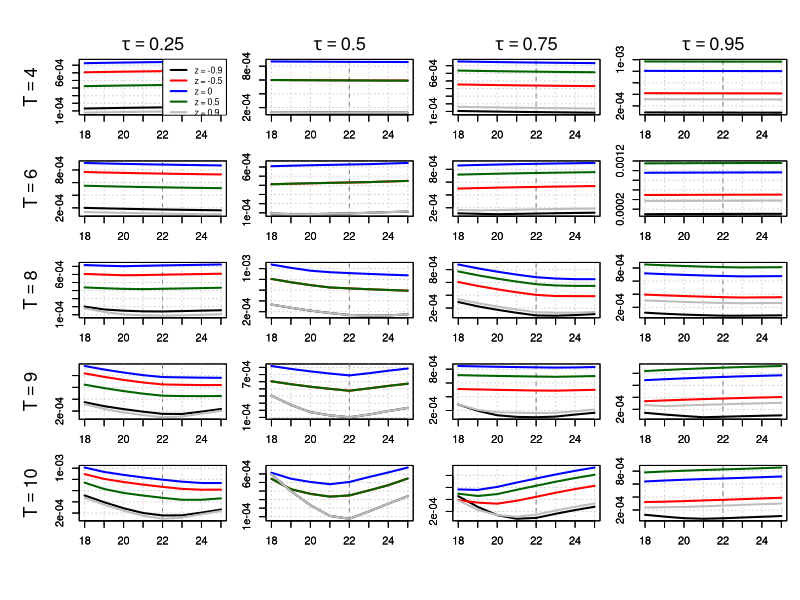

Reproduce this figure in R.
# ---------------------------------------------------------------------------
# Figure 2 — Quantile-Based Peak Estimation with Asymmetric Laplace Noise
# Author: Said Maanan | Date: 2025-06-30
# ---------------------------------------------------------------------------

# ----------------- Asymmetric Laplace Sampler --------------------------
# rasymmetric_laplace <- function(n, tau, scale = 1) {
#   u <- runif(n)
#   q <- 1 - tau
#   signs <- ifelse(u < q, -1, 1)
#   rates <- ifelse(u < q, 1 / ((1 - tau) * scale), 1 / (tau * scale))
#   signs * rexp(n, rate = rates)
# }

rasymmetric_laplace_correct <- function(n, tau, b) {
  u <- runif(n)
  q <- tau
  sgn <- ifelse(u < q, -1, 1)
  abs_x <- ifelse(sgn == -1,
                  rexp(n, rate = (1 - tau) / b),
                  rexp(n, rate = tau / b))
  sgn * abs_x
}


# ----------------- Quantile Loss and Estimation --------------------------
quantile_loss <- function(u, tau) u * (tau - (u < 0))

med_weighted_tau <- function(I, l, s, tau) {
  T <- length(I)
  x <- I * exp(((1:T) - l)^2 / s^2)
  w <- exp(-((1:T) - l)^2 / s^2)
  o <- order(x)
  k <- min(which(cumsum(w[o]) >= tau * sum(w)))
  x[o][k]
}

compute_a <- function(I, l, s, tau) med_weighted_tau(I, l, s, tau)

objective_function <- function(I, a, l, s, tau) {
  t <- seq_along(I)
  fitted <- a * exp(-((t - l)^2) / s^2)
  mean(quantile_loss(I - fitted, tau))
}

search_best_s <- function(I, l, tau) {
  optimize(function(s) objective_function(I, compute_a(I, l, s, tau), l, s, tau),
           interval = c(1, 20), tol = 1e-4)$minimum
}

# ----------------- Simulation Wrapper --------------------------
simulate_asymmetric_laplace_objective <- function(T, A, L, S, tau, z, snr, seed = NULL) {
  if (!is.null(seed)) set.seed(seed)
  signal <- A * exp(-((1:T) - L)^2 / S^2)
  
  # Compute scale b so that Var(noise) = (A / snr)^2
  # From asymmetric Laplace, Var = (1 - 2 * tau + 2 * tau^2) * b^2
  # vtarget <- (A / snr)^2
  # b <- sqrt(vtarget / (1 - 2 * tau + 2 * tau^2))
  
  # Correct variance of generalized Laplace (verified)
  gl_variance <- function(tau, z) {
    t1 <- tau / (1 + z)^2
    t2 <- (1 - tau) / (1 - z)^2
    mu <- (1 - tau) / (1 - z) - tau / (1 + z)
    t1 + t2 - 0.25 * mu^2
  }
  
  vtarget <- (A / snr)^2
  b <- sqrt(vtarget / gl_variance(tau, z))
  
  # noise <- rasymmetric_laplace(T, tau, scale = b)
  noise <- rasymmetric_laplace_correct(T, tau, b)
  
  I <- signal + noise
  
  l_grid <- 18:25
  data.frame(
    l = l_grid,
    loss = sapply(l_grid, function(l) {
      s <- search_best_s(I, l, tau)
      a <- compute_a(I, l, s, tau)
      objective_function(I, a, l, s, tau)
    }),
    T = T, z = z
  )
}

# ----------------- Plotting Function --------------------------
plot_asymmetric_all_tau_T <- function(results_all, L_true) {
  Ts <- sort(unique(results_all$T))
  taus <- sort(unique(results_all$tau))
  z_vals <- sort(unique(results_all$z))
  colors <- c("black", "red", "blue", "darkgreen", "grey")
  
  nrow <- length(Ts)
  ncol <- length(taus)
  
  pdf(file = "figure2_asymmetric_laplace_all_tau_T.pdf", width = 2.5 * ncol, height = 2.5 * nrow)
  old_par <- par(mfrow = c(nrow, ncol), mar = c(2, 2, 1.5, 1), oma = c(4, 4, 3, 0))
  on.exit({ par(old_par); dev.off() })
  
  for (i in seq_along(Ts)) {
    for (j in seq_along(taus)) {
      T_val <- Ts[i]
      tau_val <- taus[j]
      df_sub <- subset(results_all, T == T_val & tau == tau_val)
      
      x_range <- range(df_sub$l)
      y_range <- range(df_sub$loss)
      
      plot(NA, xlim = x_range, ylim = y_range,
           xlab = "", ylab = "", main = "")
      abline(v = L_true, col = "gray40", lty = 2)
      grid()
      box()
      axis(1)
      axis(2)
      
      for (k in seq_along(z_vals)) {
        df_z <- subset(df_sub, z == z_vals[k])
        lines(df_z$l, df_z$loss, col = colors[k], lwd = 2)
      }
      
      if (j == 1) mtext(bquote(T == .(T_val)), side = 2, line = 3, cex = 1.1)
      if (i == 1) mtext(bquote(tau == .(tau_val)), side = 3, line = 0.5, cex = 1.1)
      
      if (i == 1 && j == 1) {
        legend("topright", legend = paste("z =", z_vals),
               col = colors, lwd = 2, cex = 0.8, bty = "o", bg = "white")
      }
    }
  }
}

# ----------------- Main Execution --------------------------
A_true <- 1
L_true <- 22
S_true <- 10
snr <- 1000
seed <- 280
T_vals <- c(4, 6, 8, 9, 10)
z_vals <- c(-0.9, -0.5, 0, 0.5, 0.9)

results_all <- do.call(rbind, lapply(c(0.25, 0.5, 0.75, 0.95), function(tau_val) {
  do.call(rbind, lapply(z_vals, function(z) {
    do.call(rbind, lapply(T_vals, function(T) {
      simulate_asymmetric_laplace_objective(T, A_true, L_true, S_true, tau_val, z, snr, seed)
    })) -> res_z
    res_z$z <- z
    res_z$tau <- tau_val
    res_z
  }))
}))

plot_asymmetric_all_tau_T(results_all, L_true)
cat("Figure 2 (asymmetric Laplace) saved to figure2_asymmetric_laplace_all_tau_T.pdf\n")
